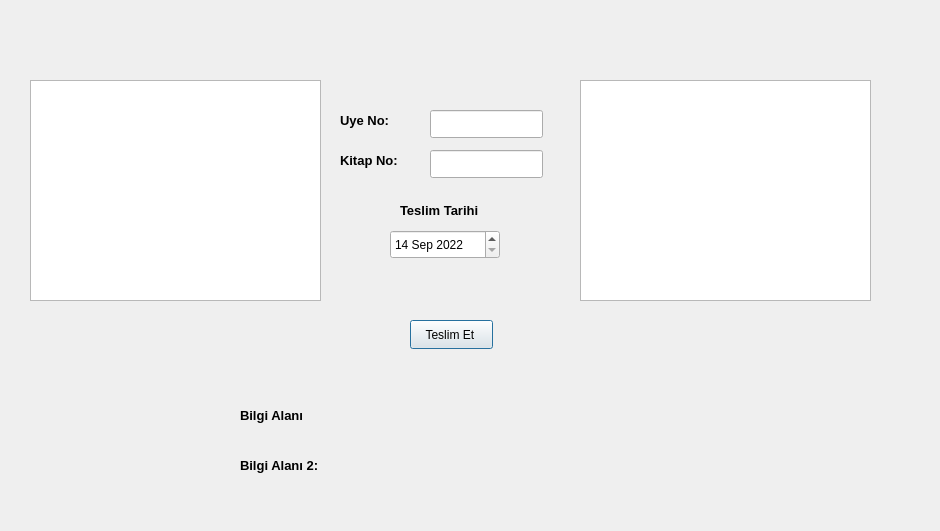
<?xml version="1.0" encoding="UTF-8"?>
<ui version="4.0">
 <class>TeslimOdunc</class>
 <widget class="QDialog" name="TeslimOdunc">
  <property name="geometry">
   <rect>
    <x>0</x>
    <y>0</y>
    <width>940</width>
    <height>531</height>
   </rect>
  </property>
  <property name="windowTitle">
   <string>Dialog</string>
  </property>
  <widget class="QTableView" name="tableView">
   <property name="geometry">
    <rect>
     <x>30</x>
     <y>80</y>
     <width>291</width>
     <height>221</height>
    </rect>
   </property>
  </widget>
  <widget class="QTableView" name="tableView_2">
   <property name="geometry">
    <rect>
     <x>580</x>
     <y>80</y>
     <width>291</width>
     <height>221</height>
    </rect>
   </property>
  </widget>
  <widget class="QLabel" name="label">
   <property name="geometry">
    <rect>
     <x>240</x>
     <y>400</y>
     <width>441</width>
     <height>31</height>
    </rect>
   </property>
   <property name="font">
    <font>
     <pointsize>10</pointsize>
     <bold>true</bold>
    </font>
   </property>
   <property name="text">
    <string>Bilgi Alanı </string>
   </property>
  </widget>
  <widget class="QLabel" name="label_2">
   <property name="geometry">
    <rect>
     <x>340</x>
     <y>110</y>
     <width>81</width>
     <height>21</height>
    </rect>
   </property>
   <property name="font">
    <font>
     <pointsize>10</pointsize>
     <bold>true</bold>
    </font>
   </property>
   <property name="text">
    <string>Uye No:</string>
   </property>
  </widget>
  <widget class="QLabel" name="label_3">
   <property name="geometry">
    <rect>
     <x>340</x>
     <y>150</y>
     <width>81</width>
     <height>21</height>
    </rect>
   </property>
   <property name="font">
    <font>
     <pointsize>10</pointsize>
     <bold>true</bold>
    </font>
   </property>
   <property name="text">
    <string>Kitap No:</string>
   </property>
  </widget>
  <widget class="QLabel" name="label_4">
   <property name="geometry">
    <rect>
     <x>400</x>
     <y>190</y>
     <width>111</width>
     <height>41</height>
    </rect>
   </property>
   <property name="font">
    <font>
     <pointsize>10</pointsize>
     <bold>true</bold>
    </font>
   </property>
   <property name="text">
    <string>Teslim Tarihi</string>
   </property>
  </widget>
  <widget class="QLineEdit" name="lineEdit">
   <property name="geometry">
    <rect>
     <x>430</x>
     <y>110</y>
     <width>113</width>
     <height>28</height>
    </rect>
   </property>
  </widget>
  <widget class="QLineEdit" name="lineEdit_2">
   <property name="geometry">
    <rect>
     <x>430</x>
     <y>150</y>
     <width>113</width>
     <height>28</height>
    </rect>
   </property>
  </widget>
  <widget class="QDateEdit" name="dateEdit">
   <property name="geometry">
    <rect>
     <x>390</x>
     <y>230</y>
     <width>110</width>
     <height>29</height>
    </rect>
   </property>
   <property name="maximumDate">
    <date>
     <year>2025</year>
     <month>12</month>
     <day>31</day>
    </date>
   </property>
   <property name="minimumDate">
    <date>
     <year>2022</year>
     <month>9</month>
     <day>14</day>
    </date>
   </property>
  </widget>
  <widget class="QPushButton" name="pushButton">
   <property name="geometry">
    <rect>
     <x>410</x>
     <y>320</y>
     <width>83</width>
     <height>29</height>
    </rect>
   </property>
   <property name="text">
    <string>Teslim Et </string>
   </property>
  </widget>
  <widget class="QLabel" name="label_5">
   <property name="geometry">
    <rect>
     <x>240</x>
     <y>450</y>
     <width>431</width>
     <height>31</height>
    </rect>
   </property>
   <property name="font">
    <font>
     <pointsize>10</pointsize>
     <bold>true</bold>
    </font>
   </property>
   <property name="text">
    <string>Bilgi Alanı 2:</string>
   </property>
  </widget>
 </widget>
 <resources/>
 <connections/>
</ui>
